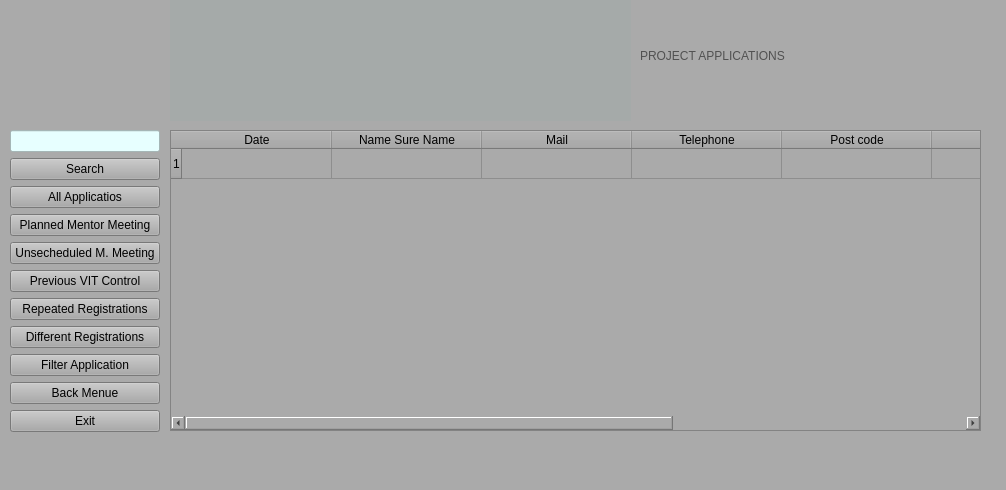
<?xml version="1.0" encoding="UTF-8"?>
<ui version="4.0">
 <class>applications</class>
 <widget class="QMainWindow" name="applications">
  <property name="geometry">
   <rect>
    <x>0</x>
    <y>0</y>
    <width>1006</width>
    <height>490</height>
   </rect>
  </property>
  <property name="windowTitle">
   <string>Applications</string>
  </property>
  <property name="styleSheet">
   <string notr="true">font: 700 10pt &quot;Times New Roman&quot;;
background-color: rgb(170, 170, 170);</string>
  </property>
  <widget class="QWidget" name="centralwidget">
   <widget class="QLabel" name="label">
    <property name="geometry">
     <rect>
      <x>170</x>
      <y>0</y>
      <width>461</width>
      <height>121</height>
     </rect>
    </property>
    <property name="styleSheet">
     <string notr="true">background-color: rgb(165, 170, 169);</string>
    </property>
    <property name="text">
     <string/>
    </property>
    <property name="pixmap">
     <pixmap>C:/Users/eng.alahdal/Downloads/logo-1.png</pixmap>
    </property>
   </widget>
   <widget class="QLabel" name="label_2">
    <property name="geometry">
     <rect>
      <x>640</x>
      <y>10</y>
      <width>521</width>
      <height>91</height>
     </rect>
    </property>
    <property name="minimumSize">
     <size>
      <width>521</width>
      <height>91</height>
     </size>
    </property>
    <property name="styleSheet">
     <string notr="true">font: 700 20pt &quot;Times New Roman&quot;;
color: rgb(81, 81, 81);</string>
    </property>
    <property name="text">
     <string>PROJECT APPLICATIONS</string>
    </property>
   </widget>
   <widget class="QTableWidget" name="tableWidget">
    <property name="geometry">
     <rect>
      <x>170</x>
      <y>130</y>
      <width>811</width>
      <height>301</height>
     </rect>
    </property>
    <property name="styleSheet">
     <string notr="true">background-color: rgb(170, 170, 170);</string>
    </property>
    <property name="rowCount">
     <number>1</number>
    </property>
    <attribute name="horizontalHeaderMinimumSectionSize">
     <number>150</number>
    </attribute>
    <row/>
    <column>
     <property name="text">
      <string>Date</string>
     </property>
    </column>
    <column>
     <property name="text">
      <string>Name Sure Name</string>
     </property>
    </column>
    <column>
     <property name="text">
      <string>Mail</string>
     </property>
    </column>
    <column>
     <property name="text">
      <string>Telephone</string>
     </property>
    </column>
    <column>
     <property name="text">
      <string>Post code</string>
     </property>
    </column>
    <column>
     <property name="text">
      <string>State</string>
     </property>
    </column>
    <column>
     <property name="text">
      <string>Status</string>
     </property>
    </column>
    <column>
     <property name="text">
      <string> Economical Situatie </string>
     </property>
    </column>
   </widget>
   <widget class="QLabel" name="label_3">
    <property name="geometry">
     <rect>
      <x>10</x>
      <y>10</y>
      <width>151</width>
      <height>111</height>
     </rect>
    </property>
    <property name="text">
     <string/>
    </property>
    <property name="textFormat">
     <enum>Qt::AutoText</enum>
    </property>
    <property name="pixmap">
     <pixmap>C:/Users/eng.alahdal/Downloads/aa.png</pixmap>
    </property>
    <property name="scaledContents">
     <bool>true</bool>
    </property>
    <property name="wordWrap">
     <bool>false</bool>
    </property>
   </widget>
   <widget class="QWidget" name="layoutWidget">
    <property name="geometry">
     <rect>
      <x>10</x>
      <y>130</y>
      <width>150</width>
      <height>312</height>
     </rect>
    </property>
    <layout class="QVBoxLayout" name="verticalLayout">
     <item>
      <widget class="QLineEdit" name="lineEdit">
       <property name="contextMenuPolicy">
        <enum>Qt::DefaultContextMenu</enum>
       </property>
       <property name="styleSheet">
        <string notr="true">background-color: rgb(231, 255, 255);
color: rgb(255, 0, 0);</string>
       </property>
       <property name="text">
        <string/>
       </property>
       <property name="echoMode">
        <enum>QLineEdit::Normal</enum>
       </property>
      </widget>
     </item>
     <item>
      <widget class="QPushButton" name="pushButton">
       <property name="text">
        <string>Search</string>
       </property>
      </widget>
     </item>
     <item>
      <widget class="QPushButton" name="pushButton_2">
       <property name="text">
        <string>All Applicatios</string>
       </property>
      </widget>
     </item>
     <item>
      <widget class="QPushButton" name="pushButton_11">
       <property name="styleSheet">
        <string notr="true">font: 700 8pt &quot;Times New Roman&quot;;</string>
       </property>
       <property name="text">
        <string>Planned Mentor Meeting</string>
       </property>
      </widget>
     </item>
     <item>
      <widget class="QPushButton" name="pushButton_10">
       <property name="styleSheet">
        <string notr="true">font: 700 8pt &quot;Times New Roman&quot;;</string>
       </property>
       <property name="text">
        <string>Unsecheduled M. Meeting</string>
       </property>
      </widget>
     </item>
     <item>
      <widget class="QPushButton" name="pushButton_9">
       <property name="text">
        <string>Previous VIT Control</string>
       </property>
      </widget>
     </item>
     <item>
      <widget class="QPushButton" name="pushButton_8">
       <property name="text">
        <string>Repeated Registrations</string>
       </property>
      </widget>
     </item>
     <item>
      <widget class="QPushButton" name="pushButton_7">
       <property name="text">
        <string>Different Registrations</string>
       </property>
      </widget>
     </item>
     <item>
      <widget class="QPushButton" name="pushButton_6">
       <property name="text">
        <string>Filter Application</string>
       </property>
      </widget>
     </item>
     <item>
      <widget class="QPushButton" name="pushButton_5">
       <property name="text">
        <string>Back Menue</string>
       </property>
      </widget>
     </item>
     <item>
      <widget class="QPushButton" name="pushButton_4">
       <property name="text">
        <string>Exit</string>
       </property>
      </widget>
     </item>
    </layout>
   </widget>
   <zorder>layoutWidget</zorder>
   <zorder>tableWidget</zorder>
   <zorder>label</zorder>
   <zorder>label_3</zorder>
   <zorder>label_2</zorder>
  </widget>
  <widget class="QMenuBar" name="menubar">
   <property name="geometry">
    <rect>
     <x>0</x>
     <y>0</y>
     <width>1006</width>
     <height>21</height>
    </rect>
   </property>
  </widget>
  <widget class="QStatusBar" name="statusbar"/>
 </widget>
 <resources/>
 <connections/>
</ui>
